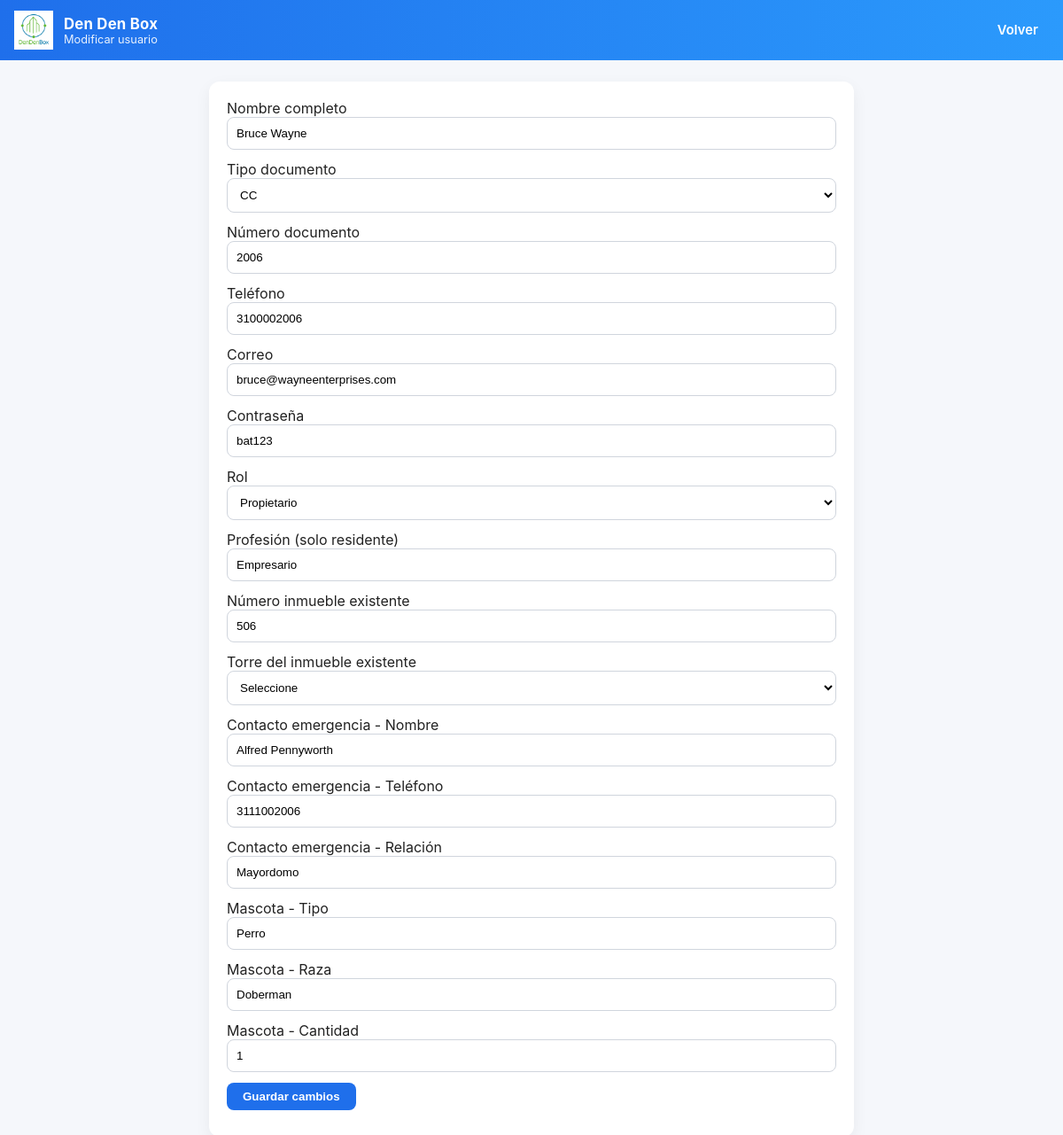
/programas/admin/editar_usuario.php?id_usuario=30, run on the app's committed database.
### tables this page shows
CREATE TABLE USUARIOS (
    id_usuario INT AUTO_INCREMENT PRIMARY KEY,
    id_persona INT,
    contraseña VARCHAR(100),
    id_rol INT,
    estado VARCHAR(20),

    FOREIGN KEY (id_persona) REFERENCES PERSONAS(id_persona),
    FOREIGN KEY (id_rol) REFERENCES ROLES(id_rol)
);

CREATE TABLE PERSONAS (
    id_persona INT AUTO_INCREMENT PRIMARY KEY,
    nombre_completo VARCHAR(120),
    tipo_documento VARCHAR(10),
    numero_documento VARCHAR(30) UNIQUE,
    edad DATE,
    telefono VARCHAR(20),
    correo VARCHAR(100)
);

CREATE TABLE INMUEBLES (
    id_inmueble INT AUTO_INCREMENT PRIMARY KEY,
    numero VARCHAR(10),
    id_torre INT,
    area DECIMAL(10,2),
    parqueadero VARCHAR(20),
    id_propietario INT,

    FOREIGN KEY (id_torre) REFERENCES TORRES(id_torre),
    FOREIGN KEY (id_propietario) REFERENCES PROPIETARIOS(id_propietario)
);

CREATE TABLE CONTACTOS_DE_EMERGENCIA (
    id_contacto INT AUTO_INCREMENT PRIMARY KEY,
    id_residente INT,
    nombre VARCHAR(120),
    telefono VARCHAR(20),
    relacion VARCHAR(50),

    FOREIGN KEY (id_residente) REFERENCES RESIDENTES(id_residente)
);

### programas/admin/editar_usuario.php (the view, shortened to what this page needs)
<?php
include("../comun/conexion.php");
$id_usuario = isset($_GET['id_usuario']) ? intval($_GET['id_usuario']) : 0;
$sql = "SELECT u.id_usuario, u.id_rol, u.contraseña, p.id_persona, p.nombre_completo, p.tipo_documento, p.numero_documento, p.telefono, p.correo,
							 COALESCE(res.profesion,'') AS profesion
				FROM USUARIOS u
				INNER JOIN PERSONAS p ON p.id_persona = u.id_persona
				LEFT JOIN RESIDENTES res ON res.id_persona = p.id_persona
				WHERE u.id_usuario = $id_usuario
				LIMIT 1";
$resultado = mysqli_query($conexion, $sql);
$u = mysqli_fetch_assoc($resultado);
$id_persona = intval($u['id_persona']);
$numero_inmueble = '';
if(intval($u['id_rol']) === 4){
		$q = mysqli_query($conexion, "SELECT i.numero, t.nombre
																FROM PROPIETARIOS pr
																INNER JOIN INMUEBLES i ON i.id_propietario = pr.id_propietario
																INNER JOIN TORRES t ON t.id_torre = i.id_torre
																WHERE pr.id_persona = $id_persona
																LIMIT 1");
		if($q && mysqli_num_rows($q) > 0){
				$x = mysqli_fetch_assoc($q);
				$numero_inmueble = $x['numero'];
		}
}
$emergencia = ['nombre' => '', 'telefono' => '', 'relacion' => ''];
$mascota = ['tipo' => '', 'raza' => '', 'cantidad' => ''];
$q_em = mysqli_query($conexion, "SELECT ce.nombre, ce.telefono, ce.relacion
																FROM RESIDENTES r
																INNER JOIN CONTACTOS_DE_EMERGENCIA ce ON ce.id_residente = r.id_residente
																WHERE r.id_persona = $id_persona
																LIMIT 1");
if($q_em && mysqli_num_rows($q_em) > 0){
		$emergencia = mysqli_fetch_assoc($q_em);
}
$q_ma = mysqli_query($conexion, "SELECT m.tipo, m.raza, m.cantidad
																FROM RESIDENTES r
																INNER JOIN MASCOTAS m ON m.id_residente = r.id_residente
																WHERE r.id_persona = $id_persona
																LIMIT 1");
if($q_ma && mysqli_num_rows($q_ma) > 0){
		$mascota = mysqli_fetch_assoc($q_ma);
}
?>
<!doctype html>
<html lang="es">
<head>
<link rel="stylesheet" href="../../css/style.css">
</head>
<body>
<header class="header">
	<div class="container navbar">
		<a class="brand" href="../../html/admin/crear.html">
			<img src="../../img/logo.png">
			<div>
				<div class="title">Den Den Box</div>
				<div class="subtitle">Modificar usuario</div>
			</div>
		</a>
		<nav class="nav-links">
			<a href="../../html/admin/crear.html">Volver</a>
		</nav>
	</div>
</header>
<main class="container" style="padding-top:24px;max-width:760px;">
<div style="background:white;padding:20px;border-radius:12px;box-shadow:0 6px 18px rgba(0,0,0,0.06);">
<form method="post" action="actualizar_usuario.php">
	<label>Nombre completo</label>
	<input class="login-input" type="text" name="nombre" required value="<?php echo htmlspecialchars($u['nombre_completo']); ?>">
	<label>Tipo documento</label>
	<select class="login-input" name="documento" required>
		<?php $tipos = ['CC','TI','CEDULA DE EXTRANJERIA','PASAPORTE']; foreach($tipos as $tp): ?>
			<option value="<?php echo $tp; ?>" <?php echo ($u['tipo_documento'] === $tp ? 'selected' : ''); ?>><?php echo $tp; ?></option>
		<?php endforeach; ?>
	</select>
	<label>Número documento</label>
	<input class="login-input" type="number" name="num_doc" required value="<?php echo htmlspecialchars($u['numero_documento']); ?>">
	<label>Teléfono</label>
	<input class="login-input" type="number" name="num_tlf" required value="<?php echo htmlspecialchars($u['telefono']); ?>">
	<label>Correo</label>
	<input class="login-input" type="email" name="correo" required value="<?php echo htmlspecialchars($u['correo']); ?>">
	<label>Contraseña</label>
	<input class="login-input" type="text" name="contrasena" required value="<?php echo htmlspecialchars($u['contraseña']); ?>">
	<label>Rol</label>
	<select class="login-input" name="rol" required>
		<option value="4" <?php echo (intval($u['id_rol']) === 4 ? 'selected' : ''); ?>>Propietario</option>
	</select>
	<label>Profesión (solo residente)</label>
	<input class="login-input" type="text" name="profesion" value="<?php echo htmlspecialchars($u['profesion']); ?>">
	<label>Número inmueble existente</label>
	<input class="login-input" type="number" name="num_inmueble" value="<?php echo htmlspecialchars($numero_inmueble); ?>" required>
	<label>Torre del inmueble existente</label>
	<select class="login-input" name="num_torre" required>
		<option value="">Seleccione</option>
	</select>
	<label>Contacto emergencia - Nombre</label>
	<input class="login-input" type="text" name="nombre_emergencia" value="<?php echo htmlspecialchars($emergencia['nombre']); ?>">
	<label>Contacto emergencia - Teléfono</label>
	<input class="login-input" type="number" name="num_tlf_emergencia" value="<?php echo htmlspecialchars($emergencia['telefono']); ?>">
	<label>Contacto emergencia - Relación</label>
	<input class="login-input" type="text" name="relacion" value="<?php echo htmlspecialchars($emergencia['relacion']); ?>">
	<label>Mascota - Tipo</label>
	<input class="login-input" type="text" name="tipo_mascota" value="<?php echo htmlspecialchars($mascota['tipo']); ?>">
	<label>Mascota - Raza</label>
	<input class="login-input" type="text" name="raza" value="<?php echo htmlspecialchars($mascota['raza']); ?>">
	<label>Mascota - Cantidad</label>
	<input class="login-input" type="number" name="cantidad_mascota" value="<?php echo htmlspecialchars($mascota['cantidad']); ?>">
	<button class="login-btn" type="submit">Guardar cambios</button>
</form>
</div>
</main>
</body>
</html>

### css/style.css (style rules this page uses)
* { box-sizing: border-box; margin: 0; padding: 0; }
html,body { height: 100%; font-family: Inter, "Segoe UI", Roboto, Arial, sans-serif; color: #222; background:#f5f7fb; }
:root { --primary: #1f6feb; --dark: #0b2545; --muted: #667085; --card-bg: #ffffff; --accent: #06b6d4; --glass: rgba(255,255,255,0.6); }
.buttonplace, .login-btn { transition: transform 0.15s ease, box-shadow 0.2s ease, filter 0.2s ease; }
.container { max-width:1200px; margin: 0 auto; padding: 16px; }
.header { background: linear-gradient(90deg,var(--primary), #2b9afc); color: white; }
.navbar { display:flex; align-items:center; justify-content:space-between; padding: 12px 16px; }
.brand { display:flex; align-items:center; gap:12px; text-decoration:none; color:inherit; }
.brand img { width:44px; height:44px; object-fit:contain; }
.brand .title { font-weight:700; font-size:1.05rem; letter-spacing:0.2px; }
.brand .subtitle { font-size:0.8rem; color: rgba(255,255,255,0.9); }
.nav-links { display:flex; gap:12px; align-items:center; }
.nav-links a { color: white; text-decoration:none; padding:8px 12px; border-radius:8px; font-weight:600; font-size:0.93rem; }
.login-input { width: 100%; padding: 10px; border-radius: 8px; border: 1px solid #d0d5dd; margin-bottom: 12px; background: #fff; }
.login-btn { background: var(--primary); color: white; padding: 8px 18px; border: none; border-radius: 8px; font-weight: 700; cursor: pointer; margin-bottom: 10px; }

### data on the page
usuarios: nombre "Bruce Wayne", num_doc "2006", num_tlf "3100002006", correo "bruce@wayneenterprises.com", contrasena "bat123", rol "Propietario"
personas: documento "CC"
inmuebles: num_inmueble "506"
contactos_de_emergencia: nombre_emergencia "Alfred Pennyworth", num_tlf_emergencia "3111002006", relacion "Mayordomo"
